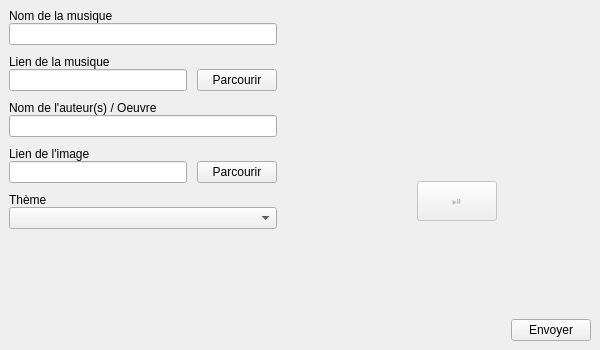
<?xml version="1.0" encoding="UTF-8"?>
<ui version="4.0">
 <class>MainWindow</class>
 <widget class="QMainWindow" name="MainWindow">
  <property name="geometry">
   <rect>
    <x>0</x>
    <y>0</y>
    <width>600</width>
    <height>350</height>
   </rect>
  </property>
  <property name="minimumSize">
   <size>
    <width>600</width>
    <height>350</height>
   </size>
  </property>
  <property name="maximumSize">
   <size>
    <width>600</width>
    <height>350</height>
   </size>
  </property>
  <property name="windowTitle">
   <string>MainWindow</string>
  </property>
  <widget class="QWidget" name="centralwidget">
   <layout class="QHBoxLayout" name="horizontalLayout" stretch="1,0,1">
    <item>
     <layout class="QVBoxLayout" name="verticalLayout_3">
      <property name="spacing">
       <number>10</number>
      </property>
      <property name="sizeConstraint">
       <enum>QLayout::SetDefaultConstraint</enum>
      </property>
      <item>
       <layout class="QVBoxLayout" name="verticalLayout_4">
        <property name="spacing">
         <number>0</number>
        </property>
        <property name="sizeConstraint">
         <enum>QLayout::SetDefaultConstraint</enum>
        </property>
        <item>
         <widget class="QLabel" name="label_2">
          <property name="text">
           <string>Nom de la musique</string>
          </property>
         </widget>
        </item>
        <item>
         <widget class="QLineEdit" name="musicNameLineEdit"/>
        </item>
       </layout>
      </item>
      <item>
       <layout class="QVBoxLayout" name="verticalLayout_5">
        <property name="spacing">
         <number>0</number>
        </property>
        <item>
         <widget class="QLabel" name="label_3">
          <property name="text">
           <string>Lien de la musique</string>
          </property>
         </widget>
        </item>
        <item>
         <layout class="QHBoxLayout" name="horizontalLayout_2">
          <property name="spacing">
           <number>10</number>
          </property>
          <item>
           <widget class="QLineEdit" name="musicUrlLineEdit"/>
          </item>
          <item>
           <widget class="QPushButton" name="importMusicPushButton">
            <property name="text">
             <string>Parcourir</string>
            </property>
           </widget>
          </item>
         </layout>
        </item>
       </layout>
      </item>
      <item>
       <layout class="QVBoxLayout" name="verticalLayout_6">
        <property name="spacing">
         <number>0</number>
        </property>
        <item>
         <widget class="QLabel" name="label_4">
          <property name="text">
           <string>Nom de l'auteur(s) / Oeuvre</string>
          </property>
         </widget>
        </item>
        <item>
         <widget class="QLineEdit" name="createDetailsLineEdit"/>
        </item>
       </layout>
      </item>
      <item>
       <layout class="QVBoxLayout" name="verticalLayout_7">
        <property name="spacing">
         <number>0</number>
        </property>
        <item>
         <widget class="QLabel" name="label_5">
          <property name="text">
           <string>Lien de l'image</string>
          </property>
         </widget>
        </item>
        <item>
         <layout class="QHBoxLayout" name="horizontalLayout_4">
          <property name="spacing">
           <number>10</number>
          </property>
          <item>
           <widget class="QLineEdit" name="imageDetailLineEdit"/>
          </item>
          <item>
           <widget class="QPushButton" name="importImagePushButton">
            <property name="text">
             <string>Parcourir</string>
            </property>
           </widget>
          </item>
         </layout>
        </item>
       </layout>
      </item>
      <item>
       <layout class="QVBoxLayout" name="verticalLayout_8">
        <property name="spacing">
         <number>0</number>
        </property>
        <item>
         <widget class="QLabel" name="label_6">
          <property name="text">
           <string>Thème</string>
          </property>
         </widget>
        </item>
        <item>
         <widget class="QComboBox" name="themeComboBox"/>
        </item>
        <item>
         <spacer name="verticalSpacer">
          <property name="orientation">
           <enum>Qt::Vertical</enum>
          </property>
          <property name="sizeHint" stdset="0">
           <size>
            <width>20</width>
            <height>40</height>
           </size>
          </property>
         </spacer>
        </item>
       </layout>
      </item>
     </layout>
    </item>
    <item>
     <spacer name="horizontalSpacer">
      <property name="orientation">
       <enum>Qt::Horizontal</enum>
      </property>
      <property name="sizeHint" stdset="0">
       <size>
        <width>40</width>
        <height>20</height>
       </size>
      </property>
     </spacer>
    </item>
    <item>
     <layout class="QVBoxLayout" name="verticalLayout_2">
      <item>
       <spacer name="verticalSpacer_3">
        <property name="orientation">
         <enum>Qt::Vertical</enum>
        </property>
        <property name="sizeHint" stdset="0">
         <size>
          <width>20</width>
          <height>40</height>
         </size>
        </property>
       </spacer>
      </item>
      <item>
       <layout class="QVBoxLayout" name="verticalLayout">
        <item>
         <widget class="QLabel" name="imageLabel">
          <property name="text">
           <string/>
          </property>
          <property name="alignment">
           <set>Qt::AlignCenter</set>
          </property>
         </widget>
        </item>
        <item>
         <layout class="QHBoxLayout" name="horizontalLayout_5">
          <item>
           <spacer name="horizontalSpacer_3">
            <property name="orientation">
             <enum>Qt::Horizontal</enum>
            </property>
            <property name="sizeHint" stdset="0">
             <size>
              <width>40</width>
              <height>20</height>
             </size>
            </property>
           </spacer>
          </item>
          <item>
           <widget class="QPushButton" name="playPausePushButton">
            <property name="enabled">
             <bool>false</bool>
            </property>
            <property name="minimumSize">
             <size>
              <width>40</width>
              <height>40</height>
             </size>
            </property>
            <property name="text">
             <string>⏯</string>
            </property>
            <property name="iconSize">
             <size>
              <width>16</width>
              <height>16</height>
             </size>
            </property>
           </widget>
          </item>
          <item>
           <spacer name="horizontalSpacer_2">
            <property name="orientation">
             <enum>Qt::Horizontal</enum>
            </property>
            <property name="sizeHint" stdset="0">
             <size>
              <width>40</width>
              <height>20</height>
             </size>
            </property>
           </spacer>
          </item>
         </layout>
        </item>
        <item>
         <spacer name="verticalSpacer_2">
          <property name="orientation">
           <enum>Qt::Vertical</enum>
          </property>
          <property name="sizeHint" stdset="0">
           <size>
            <width>20</width>
            <height>40</height>
           </size>
          </property>
         </spacer>
        </item>
       </layout>
      </item>
      <item>
       <layout class="QHBoxLayout" name="horizontalLayout_6">
        <item>
         <spacer name="horizontalSpacer_4">
          <property name="orientation">
           <enum>Qt::Horizontal</enum>
          </property>
          <property name="sizeHint" stdset="0">
           <size>
            <width>40</width>
            <height>20</height>
           </size>
          </property>
         </spacer>
        </item>
        <item>
         <widget class="QPushButton" name="sendMusicPushButton">
          <property name="text">
           <string>Envoyer</string>
          </property>
         </widget>
        </item>
       </layout>
      </item>
     </layout>
    </item>
   </layout>
  </widget>
 </widget>
 <resources/>
 <connections/>
</ui>
